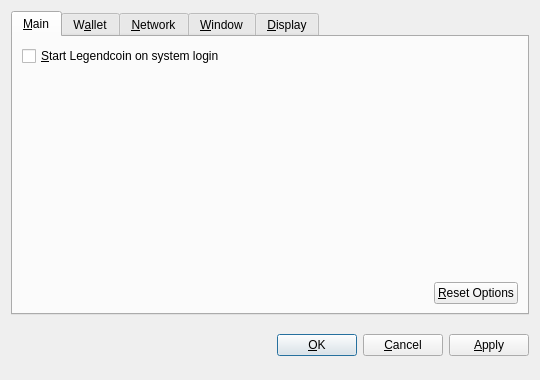
<?xml version="1.0" encoding="UTF-8"?>
<ui version="4.0">
 <class>OptionsDialog</class>
 <widget class="QDialog" name="OptionsDialog">
  <property name="geometry">
   <rect>
    <x>0</x>
    <y>0</y>
    <width>540</width>
    <height>380</height>
   </rect>
  </property>
  <property name="windowTitle">
   <string>Options</string>
  </property>
  <property name="modal">
   <bool>true</bool>
  </property>
  <layout class="QVBoxLayout" name="verticalLayout">
   <item>
    <widget class="QTabWidget" name="tabWidget">
     <property name="tabPosition">
      <enum>QTabWidget::North</enum>
     </property>
     <property name="currentIndex">
      <number>0</number>
     </property>
     <widget class="QWidget" name="tabMain">
      <attribute name="title">
       <string>&amp;Main</string>
      </attribute>
      <layout class="QVBoxLayout" name="verticalLayout_Main">
       <item>
        <widget class="QCheckBox" name="bitcoinAtStartup">
         <property name="toolTip">
          <string>Automatically start Legendcoin after logging in to the system.</string>
         </property>
         <property name="text">
          <string>&amp;Start Legendcoin on system login</string>
         </property>
        </widget>
       </item>
       <item>
        <spacer name="verticalSpacer_Main">
         <property name="orientation">
          <enum>Qt::Vertical</enum>
         </property>
         <property name="sizeHint" stdset="0">
          <size>
           <width>20</width>
           <height>40</height>
          </size>
         </property>
        </spacer>
       </item>
       <item>
        <layout class="QHBoxLayout" name="horizontalLayout_2_Main">
         <item>
          <spacer name="horizontalSpacer_2_Main">
           <property name="orientation">
            <enum>Qt::Horizontal</enum>
           </property>
           <property name="sizeHint" stdset="0">
            <size>
             <width>40</width>
             <height>20</height>
            </size>
           </property>
          </spacer>
         </item>
         <item>
          <widget class="QPushButton" name="resetButton">
           <property name="toolTip">
            <string>Reset all client options to default.</string>
           </property>
           <property name="text">
            <string>&amp;Reset Options</string>
           </property>
           <property name="autoDefault">
            <bool>false</bool>
           </property>
          </widget>
         </item>
        </layout>
       </item>
      </layout>
     </widget>
     <widget class="QWidget" name="tabWallet">
      <attribute name="title">
       <string>W&amp;allet</string>
      </attribute>
      <layout class="QVBoxLayout" name="verticalLayout_Network">
       <item>
        <widget class="QLabel" name="transactionFeeInfoLabel">
         <property name="text">
          <string>Optional transaction fee per kB that helps make sure your transactions are processed quickly. Most transactions are 1 kB.</string>
         </property>
         <property name="textFormat">
          <enum>Qt::PlainText</enum>
         </property>
         <property name="wordWrap">
          <bool>true</bool>
         </property>
        </widget>
       </item>
       <item>
        <layout class="QHBoxLayout" name="horizontalLayout_1_Main">
         <item>
          <widget class="QLabel" name="transactionFeeLabel">
           <property name="text">
            <string>Pay transaction &amp;fee</string>
           </property>
           <property name="textFormat">
            <enum>Qt::PlainText</enum>
           </property>
           <property name="buddy">
            <cstring>transactionFee</cstring>
           </property>
          </widget>
         </item>
         <item>
          <widget class="BitcoinAmountField" name="transactionFee"/>
         </item>
         <item>
          <spacer name="horizontalSpacer_1_Main">
           <property name="orientation">
            <enum>Qt::Horizontal</enum>
           </property>
           <property name="sizeHint" stdset="0">
            <size>
             <width>40</width>
             <height>20</height>
            </size>
           </property>
          </spacer>
         </item>
        </layout>
       </item>
       <item>
        <widget class="QLabel" name="label">
         <property name="text">
          <string>If you disable the spending of unconfirmed change, the change from a transaction cannot be used until that transaction has at least one confirmation. This also affects how your balance is computed.</string>
         </property>
         <property name="wordWrap">
          <bool>true</bool>
         </property>
        </widget>
       </item>
       <item>
        <widget class="QCheckBox" name="spendZeroConfChange">
         <property name="text">
          <string>Spend unconfirmed change  (experts only)</string>
         </property>
        </widget>
       </item>
       <item>
        <spacer name="verticalSpacer">
         <property name="orientation">
          <enum>Qt::Vertical</enum>
         </property>
         <property name="sizeHint" stdset="0">
          <size>
           <width>20</width>
           <height>40</height>
          </size>
         </property>
        </spacer>
       </item>
      </layout>
     </widget>
     <widget class="QWidget" name="tabNetwork">
      <attribute name="title">
       <string>&amp;Network</string>
      </attribute>
      <layout class="QVBoxLayout" name="verticalLayout_Network">
       <item>
        <widget class="QCheckBox" name="mapPortUpnp">
         <property name="toolTip">
          <string>Automatically open the Legendcoin client port on the router. This only works when your router supports UPnP and it is enabled.</string>
         </property>
         <property name="text">
          <string>Map port using &amp;UPnP</string>
         </property>
        </widget>
       </item>
       <item>
        <widget class="QCheckBox" name="connectSocks">
         <property name="toolTip">
          <string>Connect to the Legendcoin network through a SOCKS proxy (e.g. when connecting through Tor).</string>
         </property>
         <property name="text">
          <string>&amp;Connect through SOCKS proxy:</string>
         </property>
        </widget>
       </item>
       <item>
        <layout class="QHBoxLayout" name="horizontalLayout_Network">
         <item>
          <widget class="QLabel" name="proxyIpLabel">
           <property name="text">
            <string>Proxy &amp;IP:</string>
           </property>
           <property name="textFormat">
            <enum>Qt::PlainText</enum>
           </property>
           <property name="buddy">
            <cstring>proxyIp</cstring>
           </property>
          </widget>
         </item>
         <item>
          <widget class="QValidatedLineEdit" name="proxyIp">
           <property name="maximumSize">
            <size>
             <width>140</width>
             <height>16777215</height>
            </size>
           </property>
           <property name="toolTip">
            <string>IP address of the proxy (e.g. 127.0.0.1)</string>
           </property>
          </widget>
         </item>
         <item>
          <widget class="QLabel" name="proxyPortLabel">
           <property name="text">
            <string>&amp;Port:</string>
           </property>
           <property name="textFormat">
            <enum>Qt::PlainText</enum>
           </property>
           <property name="buddy">
            <cstring>proxyPort</cstring>
           </property>
          </widget>
         </item>
         <item>
          <widget class="QLineEdit" name="proxyPort">
           <property name="maximumSize">
            <size>
             <width>55</width>
             <height>16777215</height>
            </size>
           </property>
           <property name="toolTip">
            <string>Port of the proxy (e.g. 9050)</string>
           </property>
          </widget>
         </item>
         <item>
          <widget class="QLabel" name="socksVersionLabel">
           <property name="text">
            <string>SOCKS &amp;Version:</string>
           </property>
           <property name="textFormat">
            <enum>Qt::PlainText</enum>
           </property>
           <property name="buddy">
            <cstring>socksVersion</cstring>
           </property>
          </widget>
         </item>
         <item>
          <widget class="QValueComboBox" name="socksVersion">
           <property name="toolTip">
            <string>SOCKS version of the proxy (e.g. 5)</string>
           </property>
          </widget>
         </item>
         <item>
          <spacer name="horizontalSpacer_Network">
           <property name="orientation">
            <enum>Qt::Horizontal</enum>
           </property>
           <property name="sizeHint" stdset="0">
            <size>
             <width>40</width>
             <height>20</height>
            </size>
           </property>
          </spacer>
         </item>
        </layout>
       </item>
       <item>
        <spacer name="verticalSpacer_Network">
         <property name="orientation">
          <enum>Qt::Vertical</enum>
         </property>
         <property name="sizeHint" stdset="0">
          <size>
           <width>20</width>
           <height>40</height>
          </size>
         </property>
        </spacer>
       </item>
      </layout>
     </widget>
     <widget class="QWidget" name="tabWindow">
      <attribute name="title">
       <string>&amp;Window</string>
      </attribute>
      <layout class="QVBoxLayout" name="verticalLayout_Window">
       <item>
        <widget class="QCheckBox" name="minimizeToTray">
         <property name="toolTip">
          <string>Show only a tray icon after minimizing the window.</string>
         </property>
         <property name="text">
          <string>&amp;Minimize to the tray instead of the taskbar</string>
         </property>
        </widget>
       </item>
       <item>
        <widget class="QCheckBox" name="minimizeOnClose">
         <property name="toolTip">
          <string>Minimize instead of exit the application when the window is closed. When this option is enabled, the application will be closed only after selecting Quit in the menu.</string>
         </property>
         <property name="text">
          <string>M&amp;inimize on close</string>
         </property>
        </widget>
       </item>
       <item>
        <spacer name="verticalSpacer_Window">
         <property name="orientation">
          <enum>Qt::Vertical</enum>
         </property>
         <property name="sizeHint" stdset="0">
          <size>
           <width>20</width>
           <height>40</height>
          </size>
         </property>
        </spacer>
       </item>
      </layout>
     </widget>
     <widget class="QWidget" name="tabDisplay">
      <attribute name="title">
       <string>&amp;Display</string>
      </attribute>
      <layout class="QVBoxLayout" name="verticalLayout_Display">
       <item>
        <layout class="QHBoxLayout" name="horizontalLayout_1_Display">
         <item>
          <widget class="QLabel" name="langLabel">
           <property name="text">
            <string>User Interface &amp;language:</string>
           </property>
           <property name="textFormat">
            <enum>Qt::PlainText</enum>
           </property>
           <property name="buddy">
            <cstring>lang</cstring>
           </property>
          </widget>
         </item>
         <item>
          <widget class="QValueComboBox" name="lang">
           <property name="toolTip">
            <string>The user interface language can be set here. This setting will take effect after restarting Legendcoin.</string>
           </property>
          </widget>
         </item>
        </layout>
       </item>
       <item>
        <layout class="QHBoxLayout" name="horizontalLayout_2_Display">
         <item>
          <widget class="QLabel" name="unitLabel">
           <property name="text">
            <string>&amp;Unit to show amounts in:</string>
           </property>
           <property name="textFormat">
            <enum>Qt::PlainText</enum>
           </property>
           <property name="buddy">
            <cstring>unit</cstring>
           </property>
          </widget>
         </item>
         <item>
          <widget class="QValueComboBox" name="unit">
           <property name="toolTip">
            <string>Choose the default subdivision unit to show in the interface and when sending coins.</string>
           </property>
          </widget>
         </item>
        </layout>
       </item>
       <item>
        <widget class="QCheckBox" name="displayAddresses">
         <property name="toolTip">
          <string>Whether to show Legendcoin addresses in the transaction list or not.</string>
         </property>
         <property name="text">
          <string>&amp;Display addresses in transaction list</string>
         </property>
        </widget>
       </item>
       <item>
        <widget class="QCheckBox" name="coinControlFeatures">
         <property name="toolTip">
          <string>Whether to show coin control features or not.</string>
         </property>
         <property name="text">
          <string>Display coin &amp;control features (experts only!)</string>
         </property>
        </widget>
       </item>
       <item>
        <spacer name="verticalSpacer_Display">
         <property name="orientation">
          <enum>Qt::Vertical</enum>
         </property>
         <property name="sizeHint" stdset="0">
          <size>
           <width>20</width>
           <height>40</height>
          </size>
         </property>
        </spacer>
       </item>
      </layout>
     </widget>
    </widget>
   </item>
   <item>
    <layout class="QHBoxLayout" name="horizontalLayout_Buttons">
     <item>
      <spacer name="horizontalSpacer_1">
       <property name="orientation">
        <enum>Qt::Horizontal</enum>
       </property>
       <property name="sizeHint" stdset="0">
        <size>
         <width>40</width>
         <height>48</height>
        </size>
       </property>
      </spacer>
     </item>
     <item>
      <widget class="QLabel" name="statusLabel">
       <property name="font">
        <font>
         <weight>75</weight>
         <bold>true</bold>
        </font>
       </property>
       <property name="text">
        <string/>
       </property>
       <property name="textFormat">
        <enum>Qt::PlainText</enum>
       </property>
       <property name="wordWrap">
        <bool>true</bool>
       </property>
      </widget>
     </item>
     <item>
      <spacer name="horizontalSpacer_2">
       <property name="orientation">
        <enum>Qt::Horizontal</enum>
       </property>
       <property name="sizeHint" stdset="0">
        <size>
         <width>40</width>
         <height>48</height>
        </size>
       </property>
      </spacer>
     </item>
     <item>
      <widget class="QPushButton" name="okButton">
       <property name="text">
        <string>&amp;OK</string>
       </property>
      </widget>
     </item>
     <item>
      <widget class="QPushButton" name="cancelButton">
       <property name="text">
        <string>&amp;Cancel</string>
       </property>
       <property name="autoDefault">
        <bool>false</bool>
       </property>
      </widget>
     </item>
     <item>
      <widget class="QPushButton" name="applyButton">
       <property name="text">
        <string>&amp;Apply</string>
       </property>
       <property name="autoDefault">
        <bool>false</bool>
       </property>
      </widget>
     </item>
    </layout>
   </item>
  </layout>
 </widget>
 <customwidgets>
  <customwidget>
   <class>BitcoinAmountField</class>
   <extends>QSpinBox</extends>
   <header>bitcoinamountfield.h</header>
  </customwidget>
  <customwidget>
   <class>QValueComboBox</class>
   <extends>QComboBox</extends>
   <header>qvaluecombobox.h</header>
  </customwidget>
  <customwidget>
   <class>QValidatedLineEdit</class>
   <extends>QLineEdit</extends>
   <header>qvalidatedlineedit.h</header>
  </customwidget>
 </customwidgets>
 <resources/>
 <connections/>
</ui>
